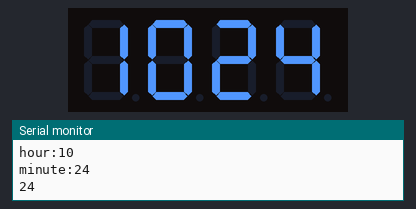
Bench run of a sketch on a simulated Arduino Uno, built with avr-gcc and run on an emulated ATmega328P. On the bench: 4-digit seven-segment display, the last lines printed to the serial monitor. The local clock reads 2024-03-15 10:24:30 at power-on unless the sketch sets it.

Above: at 0.1 s.
At 64.8 s:
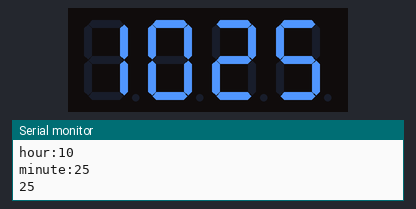
At 129.1 s:
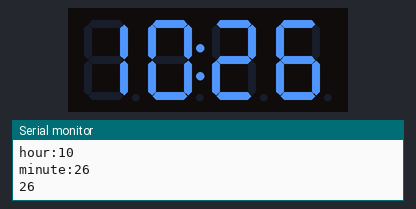

The sketch:

DS1302_Memory.ino
```cpp
// CONNECTIONS:
// DS1302 CLK/SCLK --> 4
// DS1302 DAT/IO -->5
// DS1302 RST/CE --> 6
// DS1302 VCC --> 3.3v - 5v
// DS1302 GND --> GND

#include <RtcDS1302.h>
#include <TM1637Display.h>
#define CLK 19
#define DIO 18

TM1637Display display(CLK, DIO);
ThreeWire myWire(5, 4, 6);  // IO, SCLK, CE
RtcDS1302<ThreeWire> Rtc(myWire);

#define countof(a) (sizeof(a) / sizeof(a[0]))

const char data[] = "what time is it";
bool colon = true;
void setup() {
  Serial.begin(115200);
  display.setBrightness(3);
  // Serial.print("compiled: ");
  // Serial.print(__DATE__);
  // Serial.println(__TIME__);

  Rtc.Begin();
  //程序下载编译时，自动把系统时间定义进结构变量中
  RtcDateTime compiled = RtcDateTime(__DATE__, __TIME__);
  printDateTime(compiled);
  Serial.println();
  //当发现RTC时间丢失或错乱，可以为RTC重新写入时间
  if (!Rtc.IsDateTimeValid()) {
    Serial.println("RTC lost confidence in the DateTime!");
    Rtc.SetDateTime(compiled);
  }

  if (Rtc.GetIsWriteProtected()) {
    Serial.println("RTC was write protected, enabling writing now");
    Rtc.SetIsWriteProtected(false);
  }

  if (!Rtc.GetIsRunning()) {
    Serial.println("RTC was not actively running, starting now");
    Rtc.SetIsRunning(true);
  }

  RtcDateTime now = Rtc.GetDateTime();
  if (now < compiled) {
    Serial.println("RTC is older than compile time!  (Updating DateTime)");
    Rtc.SetDateTime(compiled);
  }


  /* comment out on a second run to see that the info is stored long term */
  // Store something in memory on the RTC
  uint8_t count = sizeof(data);
  uint8_t written = Rtc.SetMemory((const uint8_t*)data, count);  // this includes a null terminator for the string
  if (written != count) {
    Serial.print("something didn't match, count = ");
    Serial.print(count, DEC);
    Serial.print(", written = ");
    Serial.print(written, DEC);
    Serial.println();
  }
  /* end of comment out section */
}

void loop() {
  //GetDateTime函数获取RTC模块时间
  RtcDateTime now = Rtc.GetDateTime();

  //printDateTime(now);
  Serial.print("hour:");
  Serial.println(now.Hour());
  Serial.print("minute:");
  Serial.println(now.Minute());
  Serial.println((int)now.Minute());


  if (!now.IsValid()) {
    // Common Causes:
    //    1) the battery on the device is low or even missing and the power line was disconnected
    Serial.println("RTC lost confidence in the DateTime!");
  }

   colon = !colon;
  int bits = colon ? 0b01000000 : 0;
  display.showNumberDecEx((int)now.Hour() * 100 + (int)now.Minute(), bits, true, 4, 0);
  delay(500);
  colon = !colon;
  bits = colon ? 0b01000000 : 0;
  display.showNumberDecEx((int)now.Hour() * 100 + (int)now.Minute(), bits, true, 4, 0);
  delay(500);
}


void printDateTime(const RtcDateTime& dt) {
  char datestring[20];

  snprintf_P(datestring,
             countof(datestring),
             PSTR("%02u/%02u/%04u %02u:%02u:%02u"),
             dt.Month(),
             dt.Day(),
             dt.Year(),
             dt.Hour(),
             dt.Minute(),
             dt.Second());
  Serial.print(datestring);
}
```
